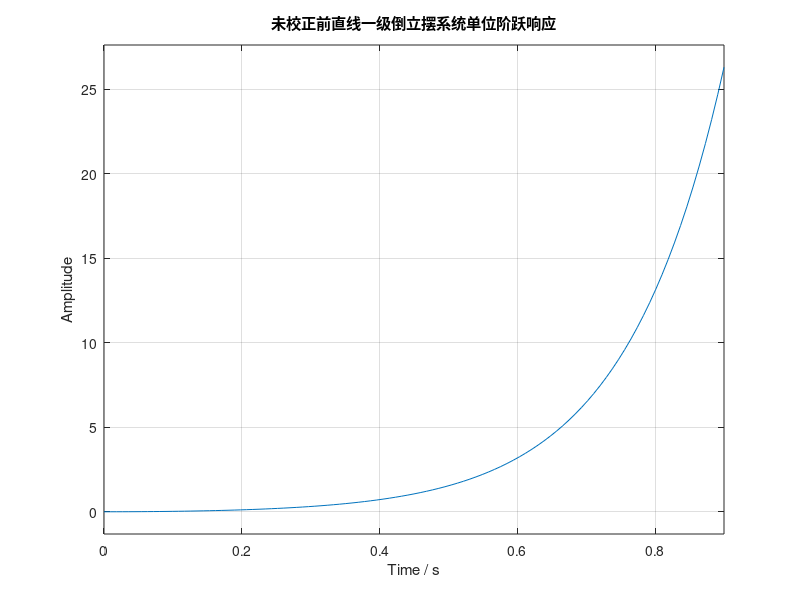

Write the MATLAB code that produced this figure.
%% 2.1.2 直线一级倒立摆系统根轨迹分析
%% 程序2：绘制未校正前系统单位阶跃响应曲线

clc;
clear;
close all;

s = tf('s');

% 直线一级倒立摆摆杆角度传递函数
G = 4.9/(s^2 - 48.3);

% 绘制单位阶跃响应
figure;
step(G);
grid on;

title('未校正前直线一级倒立摆系统单位阶跃响应');
xlabel('Time / s');
ylabel('Amplitude');

% 判断稳定性
disp('由于系统存在右半平面极点，单位阶跃响应发散，系统不稳定。');
